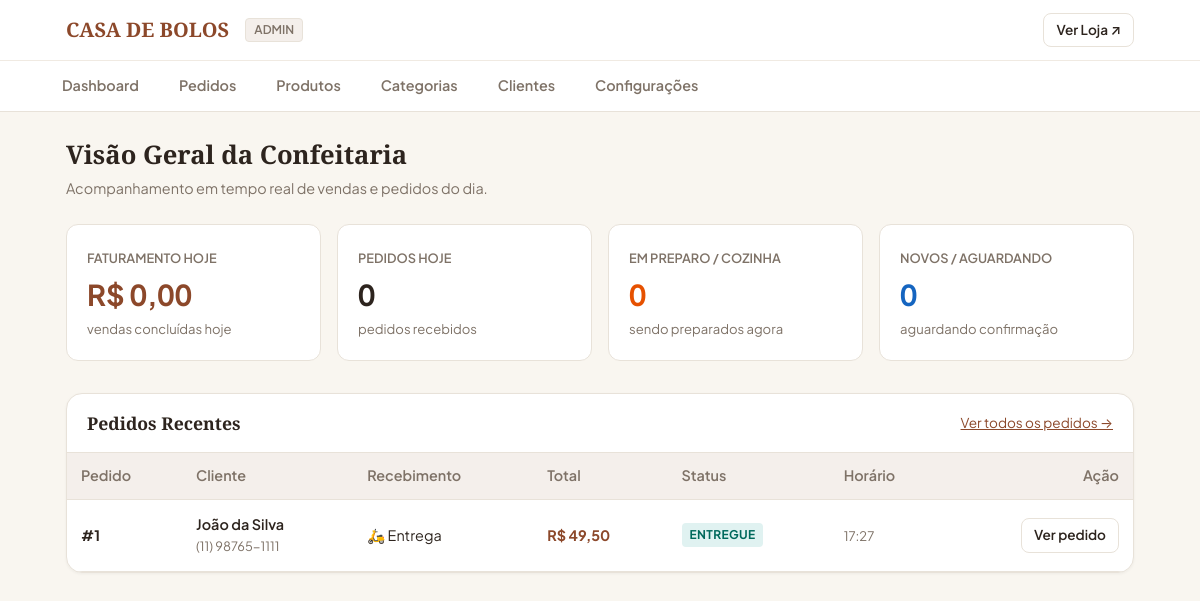
The app's page /admin/ with its own data.
### tables this page shows
CREATE TABLE pedidos (
            id INTEGER PRIMARY KEY AUTOINCREMENT,
            cliente_id INTEGER NOT NULL,
            tipo_entrega TEXT NOT NULL, -- 'retirada' ou 'entrega'
            status TEXT NOT NULL,       -- 'NOVO', 'CONFIRMADO', 'EM PREPARO', etc.
            subtotal REAL NOT NULL,
            taxa_entrega REAL DEFAULT 0.0,
            total REAL NOT NULL,
            observacao TEXT,
            endereco_entrega TEXT,
            created_at TIMESTAMP DEFAULT CURRENT_TIMESTAMP,
            updated_at TIMESTAMP DEFAULT CURRENT_TIMESTAMP,
            FOREIGN KEY (cliente_id) REFERENCES clientes(id)
        );

CREATE TABLE clientes (
            id INTEGER PRIMARY KEY AUTOINCREMENT,
            nome TEXT NOT NULL,
            telefone TEXT UNIQUE NOT NULL,
            endereco TEXT,
            numero TEXT,
            complemento TEXT,
            bairro TEXT,
            cidade TEXT,
            created_at TIMESTAMP DEFAULT CURRENT_TIMESTAMP,
            updated_at TIMESTAMP DEFAULT CURRENT_TIMESTAMP
        );

### routes/admin.py (the view)
@admin_bp.route('/')
def dashboard():
    metricas = PedidoService.obter_metricas_dashboard()
    pedidos_recentes = PedidoService.listar_pedidos()[:8]
    return render_template('admin/dashboard.html', metricas=metricas, pedidos=pedidos_recentes)

### app.py (called while the page is built)
def create_app():
    app = Flask(__name__)
    app.config.from_object(Config)
    with app.app_context():
        init_db()
    app.register_blueprint(cliente_bp)
    app.register_blueprint(catalogo_bp)
    app.register_blueprint(pedido_bp)
    app.register_blueprint(admin_bp)
    @app.template_filter('moeda')
    def formatar_moeda(valor):
        try:
            return f"R$ {float(valor):,.2f}".replace(',', 'X').replace('.', ',').replace('X', '.')
        except (ValueError, TypeError):
            return "R$ 0,00"
    @app.context_processor
    def inject_global_data():
        from services.pedido_service import PedidoService
        return {
            'loja_nome': Config.STORE_NAME,
            'loja_telefone': Config.STORE_PHONE,
            'loja_endereco': Config.STORE_ADDRESS,
            'taxa_entrega_padrao': PedidoService.get_taxa_entrega()
        }
    return app

### database.py (called while the page is built)
def get_db_connection():
    os.makedirs(os.path.dirname(Config.DATABASE), exist_ok=True)
    conn = sqlite3.connect(Config.DATABASE)
    conn.row_factory = sqlite3.Row
    conn.execute("PRAGMA foreign_keys = ON")
    return conn

### models/pedido.py (called while the page is built)
    @staticmethod
    def list_all(filtro_status=None):
        conn = get_db_connection()
        cursor = conn.cursor()
        query = '''
            SELECT p.*, c.nome as cliente_nome, c.telefone as cliente_telefone,
                   (SELECT COUNT(*) FROM pedido_itens WHERE pedido_id = p.id) as total_itens
            FROM pedidos p
            JOIN clientes c ON p.cliente_id = c.id
            WHERE 1=1
        '''
        params = []
        if filtro_status and filtro_status != 'TODOS':
            query += " AND p.status = ?"
            params.append(filtro_status)
        query += " ORDER BY p.id DESC"
        cursor.execute(query, params)
        pedidos = [dict(row) for row in cursor.fetchall()]
        conn.close()
        return pedidos

### services/pedido_service.py (called while the page is built)
    @staticmethod
    def get_taxa_entrega():
        conn = get_db_connection()
        cursor = conn.cursor()
        cursor.execute("SELECT valor FROM configuracoes WHERE chave = 'taxa_entrega'")
        row = cursor.fetchone()
        conn.close()
        return float(row['valor']) if row else 7.50

    @staticmethod
    def listar_pedidos(status=None):
        return PedidoModel.list_all(status)

    @staticmethod
    def obter_metricas_dashboard():
        return PedidoModel.get_dashboard_metrics()

### templates/admin/dashboard.html (shortened to what this page needs)
{% extends 'admin/base_admin.html' %}
{% block content %}
<div style="margin-bottom: 24px;">
  <h1 style="font-size: 1.6rem; margin-bottom: 4px;">Visão Geral da Confeitaria</h1>
  <p style="color: var(--muted); font-size: 0.9rem;">
    Acompanhamento em tempo real de vendas e pedidos do dia.
  </p>
</div>
<div style="display: grid; grid-template-columns: repeat(auto-fit, minmax(200px, 1fr)); gap: 16px; margin-bottom: 32px;">
  <div style="background: var(--surface); border: 1px solid var(--border); border-radius: var(--radius); padding: 20px;">
    <span style="font-size: 0.8rem; color: var(--muted); font-weight: 600; text-transform: uppercase;">
      Faturamento Hoje
    </span>
    <div style="font-size: 1.8rem; font-weight: 700; color: var(--primary); margin-top: 4px; font-variant-numeric: tabular-nums;">
      {{ metricas.faturamento_hoje|moeda }}
    </div>
    <span style="font-size: 0.82rem; color: var(--muted);">vendas concluídas hoje</span>
  </div>
  <div style="background: var(--surface); border: 1px solid var(--border); border-radius: var(--radius); padding: 20px;">
    <span style="font-size: 0.8rem; color: var(--muted); font-weight: 600; text-transform: uppercase;">
      Pedidos Hoje
    </span>
    <div style="font-size: 1.8rem; font-weight: 700; color: var(--text); margin-top: 4px; font-variant-numeric: tabular-nums;">
      {{ metricas.pedidos_hoje }}
    </div>
    <span style="font-size: 0.82rem; color: var(--muted);">pedidos recebidos</span>
  </div>
  <div style="background: var(--surface); border: 1px solid var(--border); border-radius: var(--radius); padding: 20px;">
    <span style="font-size: 0.8rem; color: var(--muted); font-weight: 600; text-transform: uppercase;">
      Em Preparo / Cozinha
    </span>
    <div style="font-size: 1.8rem; font-weight: 700; color: #E65100; margin-top: 4px; font-variant-numeric: tabular-nums;">
      {{ metricas.em_preparo }}
    </div>
    <span style="font-size: 0.82rem; color: var(--muted);">sendo preparados agora</span>
  </div>
  <div style="background: var(--surface); border: 1px solid var(--border); border-radius: var(--radius); padding: 20px;">
    <span style="font-size: 0.8rem; color: var(--muted); font-weight: 600; text-transform: uppercase;">
      Novos / Aguardando
    </span>
    <div style="font-size: 1.8rem; font-weight: 700; color: #1565C0; margin-top: 4px; font-variant-numeric: tabular-nums;">
      {{ metricas.aguardando }}
    </div>
    <span style="font-size: 0.82rem; color: var(--muted);">aguardando confirmação</span>
  </div>
</div>
<div style="background: var(--surface); border: 1px solid var(--border); border-radius: var(--radius-lg); overflow: hidden; box-shadow: var(--shadow-sm);">
  <div style="padding: 16px 20px; border-bottom: 1px solid var(--border); display: flex; align-items: center; justify-content: space-between;">
    <h2 style="font-size: 1.1rem; font-weight: 600;">Pedidos Recentes</h2>
    <a href="{{ url_for('admin.pedidos') }}" style="font-size: 0.85rem; color: var(--primary); text-decoration: underline;">
      Ver todos os pedidos →
    </a>
  </div>
  <div style="overflow-x: auto;">
    <table class="data-table">
      <thead>
        <tr>
          <th>Pedido</th>
          <th>Cliente</th>
          <th>Recebimento</th>
          <th>Total</th>
          <th>Status</th>
          <th>Horário</th>
          <th style="text-align: right;">Ação</th>
        </tr>
      </thead>
      <tbody>
        {% for p in pedidos %}
          <tr>
            <td>
              <strong>#{{ p.id }}</strong>
            </td>
            <td>
              <div style="font-weight: 600;">{{ p.cliente_nome }}</div>
              <span style="font-size: 0.8rem; color: var(--muted);">{{ p.cliente_telefone }}</span>
            </td>
            <td>
              {% if p.tipo_entrega == 'entrega' %}
                🛵 Entrega
              {% else %}
                🏪 Retirada
              {% endif %}
            </td>
            <td style="font-weight: 700; color: var(--primary);">
              {{ p.total|moeda }}
            </td>
            <td>
              <span class="badge-status status-{{ p.status.replace(' ', '-') }}">
                {{ p.status }}
              </span>
            </td>
            <td style="font-size: 0.82rem; color: var(--muted);">
              {{ p.created_at[11:16] if p.created_at|length >= 16 else p.created_at }}
            </td>
            <td style="text-align: right;">
              <a href="{{ url_for('admin.pedido_detalhe', pedido_id=p.id) }}" class="btn btn-outline btn-sm">
                Ver pedido
              </a>
            </td>
          </tr>
        {% else %}
          <tr>
            <td colspan="7" style="text-align: center; padding: 32px; color: var(--muted);">
              Nenhum pedido registrado ainda.
            </td>
          </tr>
        {% endfor %}
      </tbody>
    </table>
  </div>
</div>
{% endblock %}

### static/css/style.css (style rules this page uses)
:root { --background: #FAF7F2; --surface: #FFFFFF; --surface-alt: #F4EFEB; --text: #2D241E; --muted: #7E7267; --primary: #8C482A; --primary-hover: #73371D; --primary-light: #F7EFEA; --accent: #D48C46; --border: #E8E2D9; --border-focus: #8C482A; --success: #2E7D32; --warning: #ED6C02; --danger: #D32F2F; --radius: 12px; --radius-sm: 8px; --radius-lg: 16px; --shadow-sm: 0 1px 3px rgba(45, 36, 30, 0.05); --shadow-md: 0 4px 12px rgba(45, 36, 30, 0.08); --font-serif: 'Playfair Display', Georgia, serif; --font-sans: 'Plus Jakarta Sans', system-ui, -apple-system, sans-serif; }
* { box-sizing: border-box; margin: 0; padding: 0; }
body { background-color: var(--background); color: var(--text); font-family: var(--font-sans); line-height: 1.5; -webkit-font-smoothing: antialiased; }
h1, h2, h3, .brand-font { font-family: var(--font-serif); font-weight: 600; color: var(--text); }
a { color: inherit; text-decoration: none; }
.btn { display: inline-flex; align-items: center; justify-content: center; gap: 8px; padding: 12px 20px; font-size: 0.95rem; font-weight: 600; border-radius: var(--radius); border: 1px solid transparent; cursor: pointer; transition: all 0.15s ease-in-out; text-align: center; white-space: nowrap; }
.btn-outline { background-color: transparent; border-color: var(--border); color: var(--text); }
.btn-sm { padding: 6px 12px; font-size: 0.85rem; border-radius: var(--radius-sm); }

### templates/admin/base_admin.html (style rules this page uses)
.badge-status { display: inline-block; padding: 3px 8px; border-radius: 4px; font-size: 0.75rem; font-weight: 700; text-transform: uppercase; letter-spacing: 0.03em; }
.status-ENTREGUE, .status-RETIRADO { background: #E0F2F1; color: #00695C; }
.data-table { width: 100%; border-collapse: collapse; font-size: 0.9rem; text-align: left; }
.data-table th { padding: 12px 14px; background: var(--surface-alt); font-weight: 600; color: var(--muted); border-bottom: 1px solid var(--border); }
.data-table td { padding: 14px; border-bottom: 1px solid var(--border); vertical-align: middle; }

### records on screen
pedidos: id "1", cliente_nome "João da Silva", cliente_telefone "(11) 98765-1111", tipo_entrega "🛵 Entrega", total|moeda "R$ 49,50", status "ENTREGUE", created_at "17:27"

### other values on screen
{{ metricas.faturamento_hoje|moeda }} "R$ 0,00"
{{ metricas.pedidos_hoje }} "0"
{{ metricas.em_preparo }} "0"
{{ metricas.aguardando }} "0"
